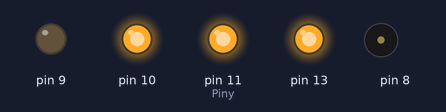
Bench run of a sketch on a simulated Arduino Uno, built with avr-gcc and run on an emulated ATmega328P. Parts: output pins drawn as LEDs (lit = HIGH), buzzer (waves = sounding).

Above: at 0.02 s.
At 0.71 s:
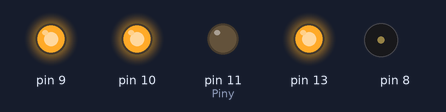
At 1.67 s:
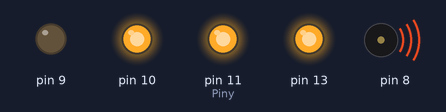
At 2.8 s:
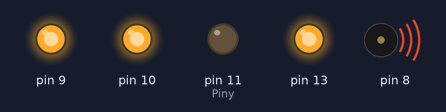
Timing chart, 0 to 3.1 s (numbered marks = the images above):
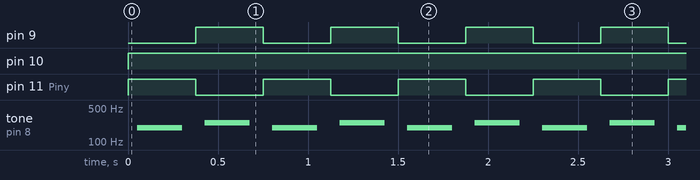

Measured:
- by itself, pin 9, pin 11 (Piny): alternates HIGH for 0.38 s and LOW for 0.38 s
- by itself, pin 10: LOW → HIGH at 0.00 s
- by itself, tone on pin 8: repeats every 0.75 s: silent 0.13 s, 247 Hz 0.25 s, silent 0.13 s, 196 Hz 0.25 s

The sketch:

ambulans_1.0.ino
```cpp
#define NOTE_B0  31
#define NOTE_C1  33
#define NOTE_CS1 35
#define NOTE_D1  37
#define NOTE_DS1 39
#define NOTE_E1  41
#define NOTE_F1  44
#define NOTE_FS1 46
#define NOTE_G1  49
#define NOTE_GS1 52
#define NOTE_A1  55
#define NOTE_AS1 58
#define NOTE_B1  62
#define NOTE_C2  65
#define NOTE_CS2 69
#define NOTE_D2  73
#define NOTE_DS2 78
#define NOTE_E2  82
#define NOTE_F2  87
#define NOTE_FS2 93
#define NOTE_G2  98
#define NOTE_GS2 104
#define NOTE_A2  110
#define NOTE_AS2 117
#define NOTE_B2  123
#define NOTE_C3  131
#define NOTE_CS3 139
#define NOTE_D3  147
#define NOTE_DS3 156
#define NOTE_E3  165
#define NOTE_F3  175
#define NOTE_FS3 185
#define NOTE_G3  196
#define NOTE_GS3 208
#define NOTE_A3  220
#define NOTE_AS3 233
#define NOTE_B3  247
#define NOTE_C4  262
#define NOTE_CS4 277
#define NOTE_D4  294
#define NOTE_DS4 311
#define NOTE_E4  330
#define NOTE_F4  349
#define NOTE_FS4 370
#define NOTE_G4  392
#define NOTE_GS4 415
#define NOTE_A4  440
#define NOTE_AS4 466
#define NOTE_B4  494
#define NOTE_C5  523
#define NOTE_CS5 554
#define NOTE_D5  587
#define NOTE_DS5 622
#define NOTE_E5  659
#define NOTE_F5  698
#define NOTE_FS5 740
#define NOTE_G5  784
#define NOTE_GS5 831
#define NOTE_A5  880
#define NOTE_AS5 932
#define NOTE_B5  988
#define NOTE_C6  1047
#define NOTE_CS6 1109
#define NOTE_D6  1175
#define NOTE_DS6 1245
#define NOTE_E6  1319
#define NOTE_F6  1397
#define NOTE_FS6 1480
#define NOTE_G6  1568
#define NOTE_GS6 1661
#define NOTE_A6  1760
#define NOTE_AS6 1865
#define NOTE_B6  1976
#define NOTE_C7  2093
#define NOTE_CS7 2217
#define NOTE_D7  2349
#define NOTE_DS7 2489
#define NOTE_E7  2637
#define NOTE_F7  2794
#define NOTE_FS7 2960
#define NOTE_G7  3136
#define NOTE_GS7 3322
#define NOTE_A7  3520
#define NOTE_AS7 3729
#define NOTE_B7  3951
#define NOTE_C8  4186
#define NOTE_CS8 4435
#define NOTE_D8  4699
#define NOTE_DS8 4978


// notes in the melody:
int melody[] = {
  NOTE_C4, NOTE_G3, NOTE_G3, NOTE_A3, NOTE_G3, 0, NOTE_B3, NOTE_C4
};
int thisNote = 0;
// note durations: 4 = quarter note, 8 = eighth note, etc.:
int noteDurations[] = {
  4, 8, 8, 4, 4, 4, 4, 4

};
//int x = 0;
void setup() {
  pinMode(11, OUTPUT); // Piny, podłączone do diody jako wyjścia
  pinMode(9, OUTPUT);
  pinMode(10, OUTPUT);
  pinMode(13,OUTPUT);
  digitalWrite(13, HIGH);
  digitalWrite(11, LOW);
  digitalWrite(10, LOW);
  digitalWrite(9, LOW);

}

void loop() {
// x = x+1;
  digitalWrite(11, HIGH); //niebieski
  digitalWrite(10, HIGH);
  digitalWrite(9, LOW);

  delay(50);

    // to calculate the note duration, take one second divided by the note type.
    //e.g. quarter note = 1000 / 4, eighth note = 1000/8, etc.
    int noteDuration = 1000 / noteDurations[thisNote];
    tone(8, melody[2], noteDuration);
          // to distinguish the notes, set a minimum time between them.
    // the note's duration + 30% seems to work well:
    int pauseBetweenNotes = noteDuration * 1.30;
    delay(pauseBetweenNotes);
    // stop the tone playing:
    noTone(8);
  digitalWrite(11, LOW);    //czerwony
  digitalWrite(10, HIGH);
  digitalWrite(9,HIGH);
  delay(50 );
      // to calculate the note duration, take one second divided by the note type.
    //e.g. quarter note = 1000 / 4, eighth note = 1000/8, etc.
    int noteDurationn = 1000 / noteDurations[thisNote];
    tone(8, melody[6], noteDurationn);
          // to distinguish the notes, set a minimum time between them.
    // the note's duration + 30% seems to work well:
    int pauseBetweenNotess = noteDurationn * 1.30;
    delay(pauseBetweenNotess);
    // stop the tone playing:
    noTone(8);


}
```
